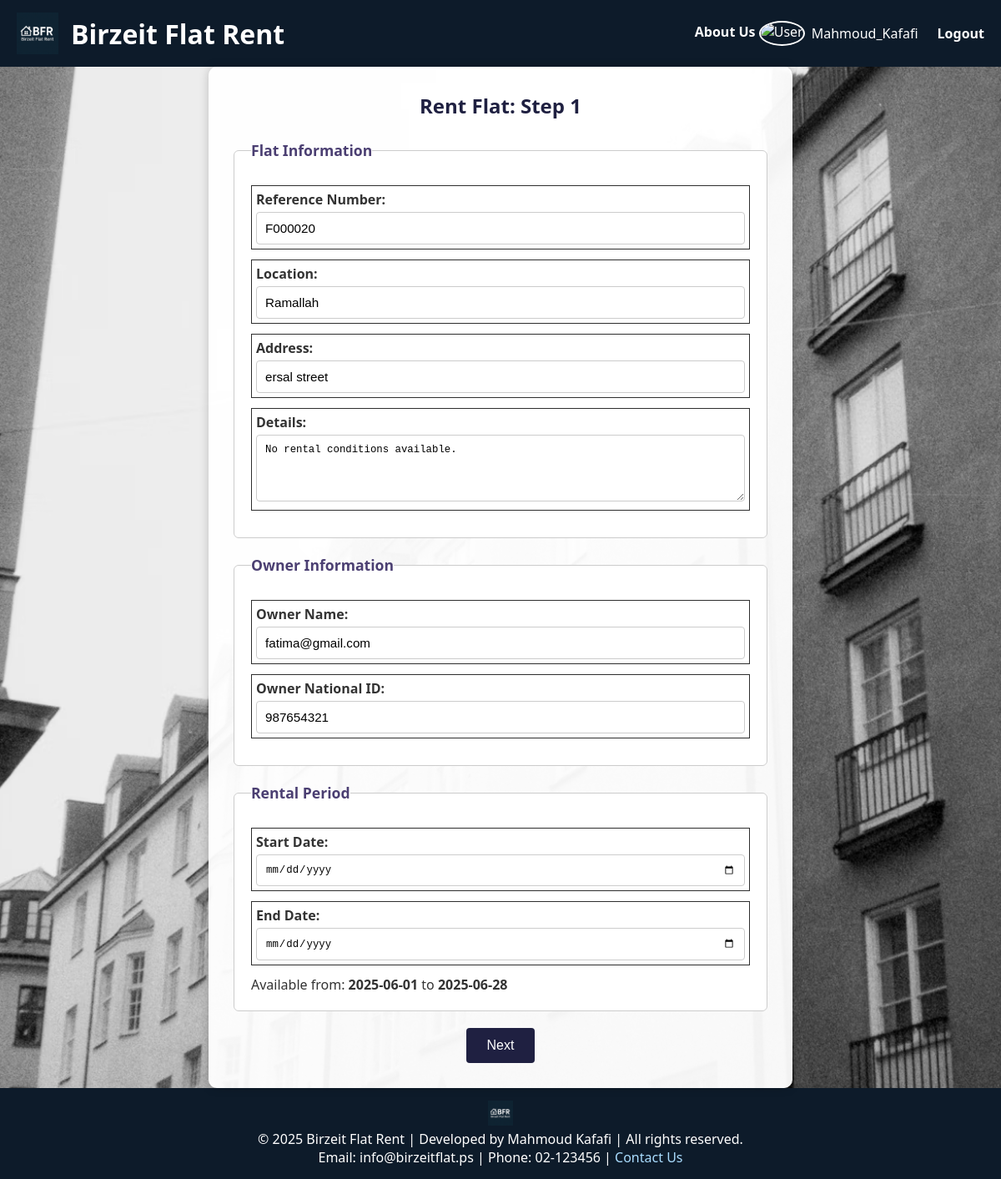
Page /rent_flat.php?flat_id=20 (signed in) on the committed database.
### tables this page shows
CREATE TABLE `flats` (
  `flat_id` int NOT NULL,
  `owner_id` int DEFAULT NULL,
  `ref_number` varchar(255) DEFAULT NULL,
  `location` varchar(100) DEFAULT NULL,
  `address` text,
  `monthly_cost` decimal(10,2) DEFAULT NULL,
  `available_from` date DEFAULT NULL,
  `available_to` date DEFAULT NULL,
  `bedrooms` int DEFAULT NULL,
  `bathrooms` int DEFAULT NULL,
  `size_sqm` int DEFAULT NULL,
  `backyard` enum('none','individual','shared') DEFAULT NULL,
  `approved` tinyint(1) DEFAULT '0',
  `is_furnished` tinyint(1) DEFAULT '0',
  `has_heating` tinyint(1) DEFAULT '0',
  `has_air_conditioning` tinyint(1) DEFAULT '0',
  `access_control` tinyint(1) DEFAULT '0',
  `car_parking` tinyint(1) DEFAULT '0',
  `playground` tinyint(1) DEFAULT '0',
  `storage` tinyint(1) DEFAULT '0',
  `is_rented` tinyint(1) DEFAULT '0',
  `rental_conditions` text,
  `furnished` varchar(10) DEFAULT 'no'
);

CREATE TABLE `users` (
  `user_id` int NOT NULL,
  `username` varchar(100) NOT NULL,
  `email` varchar(100) DEFAULT NULL,
  `city` varchar(100) DEFAULT NULL,
  `phone` varchar(20) DEFAULT NULL,
  `password` varchar(255) NOT NULL,
  `role` enum('customer','owner','manager') NOT NULL,
  `profile_pic` varchar(255) DEFAULT 'images/user.png'
);

CREATE TABLE `owners` (
  `owner_id` int NOT NULL,
  `user_id` int DEFAULT NULL,
  `national_id` varchar(20) NOT NULL,
  `name` varchar(100) NOT NULL,
  `address` varchar(255) DEFAULT NULL,
  `dob` date DEFAULT NULL,
  `email` varchar(100) DEFAULT NULL,
  `mobile` varchar(20) DEFAULT NULL,
  `telephone` varchar(20) DEFAULT NULL,
  `bank_name` varchar(100) DEFAULT NULL,
  `bank_branch` varchar(100) DEFAULT NULL,
  `account_number` varchar(50) DEFAULT NULL,
  `phone` varchar(20) DEFAULT NULL,
  `house_no` varchar(50) DEFAULT NULL,
  `street_name` varchar(100) DEFAULT NULL,
  `city` varchar(100) DEFAULT NULL,
  `postal_code` varchar(10) DEFAULT NULL
);

### rent_flat.php (the view, shortened to what this page needs)
<?php
require_once 'database.inc.php';
$flat_id = $_GET['flat_id'] ?? $_POST['flat_id'] ?? null;
$stmt = $pdo->prepare("SELECT f.*, o.owner_id, o.national_id AS owner_nid, o.address AS owner_address, u.username AS owner_name, u.phone AS owner_phone
                       FROM flats f
                       JOIN owners o ON f.owner_id = o.owner_id
                       JOIN users u ON o.user_id = u.user_id
                       WHERE f.flat_id = ?");
$stmt->execute([$flat_id]);
$flat = $stmt->fetch();
?>
<!DOCTYPE html>
<html lang="en">
<head>
  <link rel="stylesheet" href="style.css">
</head>
<body>
<header>
  <div class="logo">
    <img src="images/logo.png" alt="Logo" >
    <h1><a href="home.php" class="site-title">Birzeit Flat Rent</a></h1>
  </div>
  <div class="top-links">
    <a href="about.php">About Us</a>
    <?php if (isset($_SESSION['username'])): ?>
      <div class="user-card">
        <img src="<?= $_SESSION['profile_pic'] ?? 'images/user.png' ?>" alt="User" class="user-photo">
        <span><?= htmlspecialchars($_SESSION['username']) ?></span>
        <a href="logout.php">Logout</a>
      </div>
    <?php else: ?>
      <a href="register.php">Register</a>
      <a href="login.php">Login</a>
    <?php endif; ?>
  </div>
</header>
<main class="rent-flat-bg">
  <form method="post" action="rent_flat.php" class="rent-flat-form">
    <h2>Rent Flat: Step 1</h2>
    <fieldset>
      <legend>Flat Information</legend>
      <label>Reference Number:
        <input type="text" name="ref_number" value="<?= htmlspecialchars($flat['ref_number']) ?>" readonly>
      </label>
      <label>Location:
        <input type="text" value="<?= htmlspecialchars($flat['location']) ?>" readonly>
      </label>
      <label>Address:
        <input type="text" value="<?= htmlspecialchars($flat['address']) ?>" readonly>
      </label>
      <label>Details:
        <textarea readonly><?= htmlspecialchars($flat['rental_conditions'] ?? 'No rental conditions available.') ?></textarea>
      </label>
    </fieldset>
    <fieldset>
      <legend>Owner Information</legend>
      <label>Owner Name:
        <input type="text" value="<?= htmlspecialchars($flat['owner_name']) ?>" readonly>
      </label>
      <label>Owner National ID:
        <input type="text" value="<?= htmlspecialchars($flat['owner_nid']) ?>" readonly>
      </label>
    </fieldset>
    <fieldset>
      <legend>Rental Period</legend>
      <label>Start Date:
        <input type="date" name="start_date" value="<?= $_POST['start_date'] ?? '' ?>" required>
      </label>
      <label>End Date:
        <input type="date" name="end_date" value="<?= $_POST['end_date'] ?? '' ?>" required>
      </label>
      <p class="availability-note">
        Available from: <strong><?= $flat['available_from'] ?></strong> to <strong><?= $flat['available_to'] ?></strong>
      </p>
    </fieldset>
    <button type="submit">Next</button>
  </form>
</main>
<footer>
  <img src="images/logo.png" alt="Mini Logo">
  <p>
    &copy; 2025 Birzeit Flat Rent | Developed by Mahmoud Kafafi | All rights reserved.<br>
    Email: info@birzeitflat.ps | Phone: 02-123456 |
    <a href="contact.php">Contact Us</a>
  </p>
</footer>
</body>
</html>

### style.css (style rules this page uses)
* { margin: 0; padding: 0; box-sizing: border-box; }
body { font-family: 'Segoe UI', Tahoma, Geneva, Verdana, sans-serif; background-color: #f2f2f2; color: #333; }
header { background-color: #0D1B2A ; color: white; padding: 15px 20px; display: flex; justify-content: space-between; align-items: center; }
.logo { display: flex; align-items: center; gap: 15px; }
.logo img { height: 50px; }
.logo h1 .site-title { text-decoration: none; color: white; }
footer img { height: 30px; }
.user-photo { height: 30px; }
.top-links a { color: white; margin-left: 15px; text-decoration: none; font-weight: bold; transition: all 0.3s ease; }
main { flex-grow: 1; background-color: #E0E1DD; }
footer { background-color: #0D1B2A; color: white; padding: 15px; text-align: center; }
footer a { color: #aaddff; text-decoration: none; }
.user-card { display: inline-flex; align-items: center; gap: 8px; }
.user-card img { border-radius: 50%; border: 2px solid white; height: 30px; }
label { display: inline-block; padding: 5px; border: 1px solid #2E2E2E; color: #2E2E2E; margin-bottom: 5px; }
a { transition: all 0.3s ease; }
.rent-flat-bg { background-image: url("images/back4.jpg") !important; background-repeat: no-repeat; background-position: center center; background-attachment: fixed; background-size: cover; min-height: 100vh; width: 100%; display: flex; justify-content: center; align-items: center; }
.user-photo { height: 30px; border-radius: 50%; object-fit: cover; }
.rent-flat-form { background-color: rgba(255, 255, 255, 0.95); padding: 30px; border-radius: 10px; width: 100%; max-width: 700px; box-shadow: 0 0 12px rgba(0,0,0,0.2); }
.rent-flat-form h2 { text-align: center; color: #1F2041; margin-bottom: 25px; }
.rent-flat-form fieldset { border: 1px solid #ccc; border-radius: 6px; padding: 20px; margin-bottom: 20px; }
.rent-flat-form legend { font-weight: bold; font-size: 1.1em; color: #4B3F72; }
.rent-flat-form label { display: block; margin-bottom: 12px; font-weight: bold; color: #333; }
.rent-flat-form input[type="text"], .rent-flat-form input[type="date"], .rent-flat-form textarea { width: 100%; padding: 10px; margin-top: 4px; border: 1px solid #ccc; border-radius: 4px; font-size: 0.95em; }
.rent-flat-form textarea { resize: vertical; min-height: 80px; }
.rent-flat-form button { display: block; margin: 0 auto; padding: 12px 25px; font-size: 1em; background-color: #1F2041; color: white; border: none; border-radius: 4px; cursor: pointer; }
form fieldset { border: 1px solid #ccc; padding: 20px; border-radius: 6px; background-color: #fff; margin-bottom: 20px; }
form fieldset legend { font-weight: bold; margin-bottom: 10px; }
form label { display: block; margin-bottom: 15px; font-weight: bold; }
form input[type="text"], form input[type="month"] { width: 100%; padding: 10px; margin-top: 6px; border: 1px solid #aaa; border-radius: 4px; font-size: 14px; }

### rows in the picture
flats: ref_number "F000020", location "Ramallah", address "ersal street", rental_conditions "No rental conditions available.", username "fatima@gmail.com", owner.national_id "987654321", available_from "2025-06-01", available_to "2025-06-28"

### other values in the picture
$_SESSION['username'] "Mahmoud_Kafafi"
